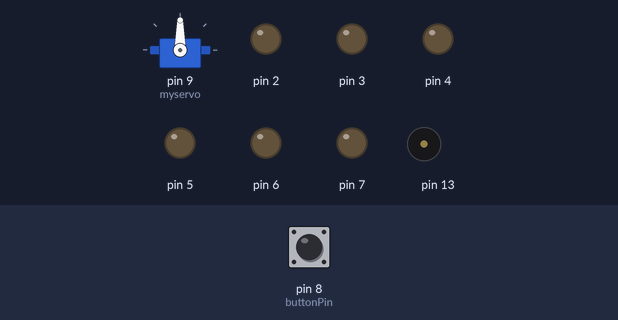
A sketch run on a simulated Arduino Uno, built with avr-gcc and run on an emulated ATmega328P. Shown: servo, output pins drawn as LEDs (lit = HIGH), buzzer (waves = sounding). The test bench sets the inputs (shaded band); at power-on: pin 8 (buttonPin) HIGH.

Above: at 1.2 s.
1.3 s: pin 8 (buttonPin) pulled LOW for 0.15 s
At 1.8 s:
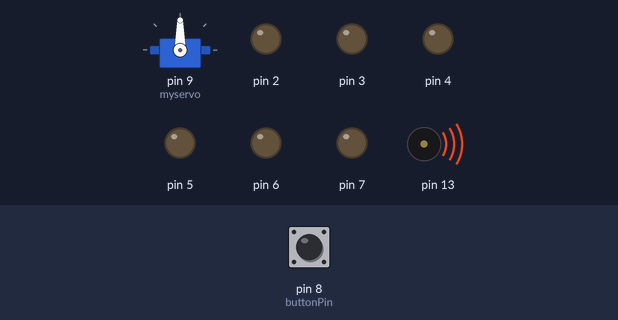
At 11.0 s:
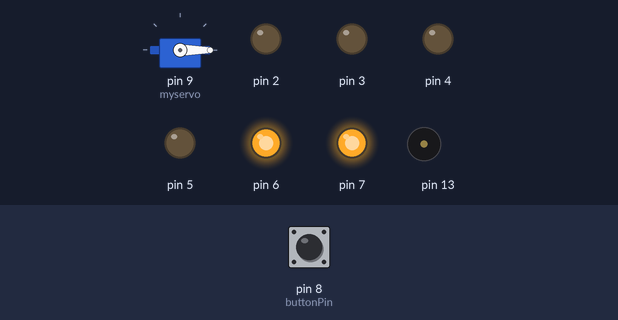
Timing chart, 0 to 21.2 s (numbered marks = the images above; inputs shaded):
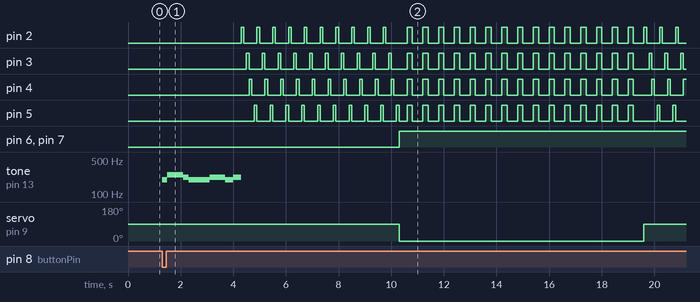

Measured:
- after the input at 1.3 s, pin 2: LOW → HIGH after 3.0 s, → LOW 0.10 s later, → HIGH 0.50 s later, → LOW 0.10 s later, … (56 changes in this stretch); pin 3: LOW → HIGH after 3.2 s, then moves between LOW and HIGH, repeating every 5.5 s

The sketch:

final_isu_belinda1.ino
```cpp
#include <Servo.h>
Servo myservo;

int count = 0;
int buttonState = 0;
int buttonPin = 8;

void setup()
{
  myservo.attach(9);
  pinMode(2, OUTPUT);
  pinMode(3, OUTPUT);
    pinMode(4, OUTPUT);
  pinMode(5, OUTPUT);
    pinMode(6, OUTPUT);
     pinMode(7, OUTPUT);
  pinMode(buttonPin, INPUT_PULLUP);

}
void loop()
{


 buttonState = digitalRead(buttonPin);

  // check if the pushbutton is pressed. If it is, the buttonState is HIGH:
  if (buttonState == LOW) {
    //music
      tone(13, 196);
      delay(200);
      noTone(13);
   		 tone(13,  247);
      delay(300);

      noTone(13);

      tone(13,  247);
      delay(300);
      noTone(13);
    tone(13, 220);
      delay(200);
      noTone(13);
    tone(13, 196);
      delay(500);
      noTone(13);
     tone(13, 196);
      delay(300);
      noTone(13);
    tone(13, 220);
      delay(300);

      noTone(13);
    tone(13, 220);
      delay(300);

      noTone(13);
     tone(13, 196);
      delay(300);
      noTone(13);
     noTone(13);
    tone(13, 220);
      delay(300);
    noTone(13);
    // turn LED on:
     for(int x =0;x<10;x++)
        {

       //lights go on, flashing alternating
        digitalWrite(2, HIGH);
         delay(100);
        digitalWrite(2, LOW);
          delay(100);
         digitalWrite(3, HIGH);
          delay(100);
        digitalWrite(3, LOW);
         digitalWrite(4, HIGH);
         delay(100);
        digitalWrite(4, LOW);
          delay(100);
         digitalWrite(5, HIGH);
          delay(100);
         digitalWrite(5, LOW);
        }

        myservo.write(0); // lower barrier
      //car lights
           digitalWrite(6, HIGH);
           digitalWrite(7, HIGH);
          delay(300);
         for(int x=0; x<15;x++) // flash in sync
        {
        digitalWrite(2, HIGH);

        digitalWrite(3, HIGH);

        digitalWrite(4, HIGH);

        digitalWrite(5, HIGH);
        delay(200);

        digitalWrite(2, LOW);

        digitalWrite(3, LOW);

        digitalWrite(4, LOW);

        digitalWrite(5, LOW);
        delay(400);
        }

        myservo.write(90); // raise barrier
      digitalWrite(2, LOW);
    digitalWrite(3, LOW);

        for(int x=0; x<5;x++) // flash alternating
       {
         digitalWrite(2, HIGH);
         delay(100);
         digitalWrite(2, LOW);
          delay(100);
         digitalWrite(3, HIGH);
          delay(100);
         digitalWrite(3, LOW);
         digitalWrite(4, HIGH);
         delay(100);
         digitalWrite(4, LOW);
          delay(100);
         digitalWrite(5, HIGH);
          delay(100);
         digitalWrite(5, LOW);
      }

  } else {
    // turn LED off:
      digitalWrite(2, LOW);
    digitalWrite(3, LOW);
    digitalWrite(4, LOW);
    digitalWrite(5, LOW);
    digitalWrite(6, LOW);
     digitalWrite(7, LOW);
  }
}
```
